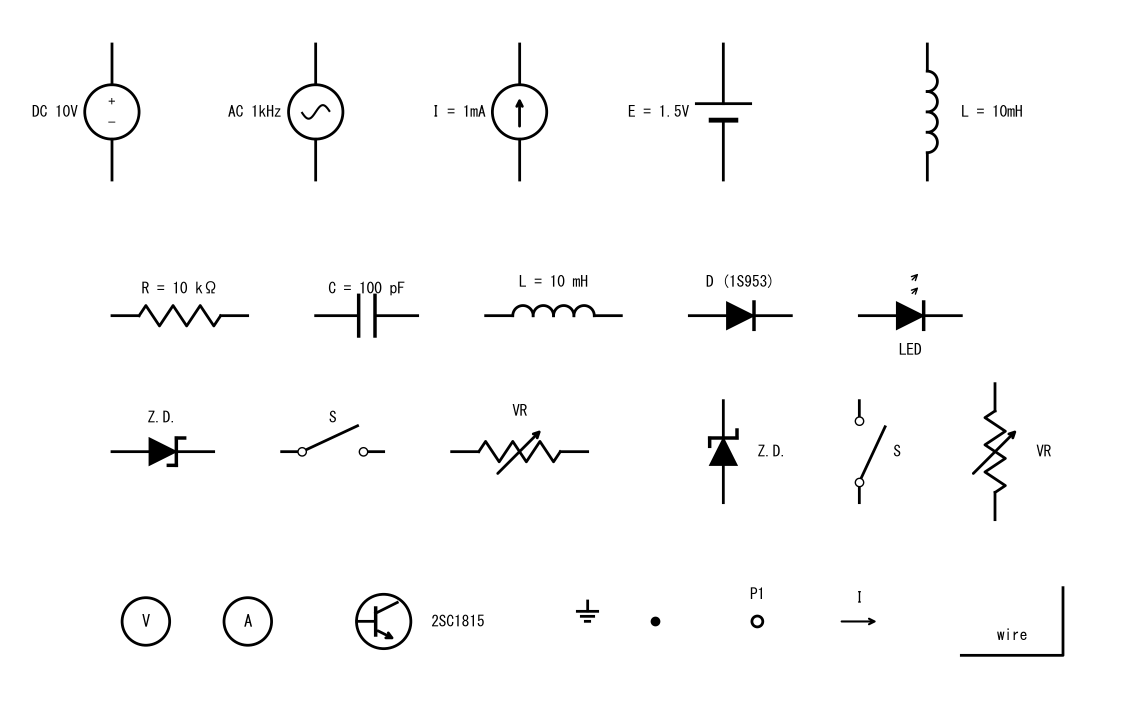
#> input picture skills/report/circuit_lib_test.png, 3423 x 2139 px (shown at 1/3 size)
$ python dedup.py ../../report
#> lines starting #> are read from the running program, lines starting #| are printed output that depends on the picture
"""フレーム間引き（ピクセル差分 dedup）。

crv (claude-real-video) の頭脳だけを移植したもの。板書スクショの列から
「視覚的に新しいフレーム」だけを残す。知覚ハッシュではなく、ダウンスケール
RGB の実ピクセル差分でフレームを比較する（べた塗り・明度だけの変化に強い）。
比較は直近 window 枚の採用フレームに対して行うので、A-B-A の往復
（人物が横切って元の板書に戻る）でも同じ板書を二重採用しない。

用途は2つ:
  1. cdp_seek.split_and_capture_adaptive が「板書が動いた谷間」を判定する頭脳。
  2. 撮り終えたフレームフォルダの後処理（静止区間の重複を _dup/ へ退避）。

削除はしない。重複は out_dir/_dup/ へ移動する（非破壊・元に戻せる）。
PIL が無い環境ではフレームをそのまま素通しする（クラッシュしない）。
"""
from __future__ import annotations
import argparse
import glob
import os
import shutil
import sys
from io import BytesIO
from pathlib import Path

try:
    import numpy as np
except ImportError:  # numpy はこの環境では入っている想定。無ければ pct_diff で明示エラー。
    np = None

# crv 準拠のデフォルト。size=16 の 16x16 に潰し、tol を超える色差の画素割合を diff とする。
SIZE = 16
TOL = 25            # 1画素が「変わった」とみなす色差（チャンネル最大差）
THRESHOLD = 8.0     # この% を超えて画素が変われば「新しいフレーム」= 採用
WINDOW = 4          # 直近何枚の採用フレームと比べるか
MAX_FRAMES = 150    # dedup 後の上限。超えたら時間軸で均等間引き
EXTS = ("png", "jpg", "jpeg")


def _load_rgb(img_source, size: int = SIZE):
    """path でも bytes でも受け取り、(size,size,3) の int16 配列を返す。
    PIL 不在なら None。"""
#> called with img_source = 'skills/report/circuit_lib_test.png', size = 16
    try:
        from PIL import Image
    except ImportError:
        return None
    if isinstance(img_source, (bytes, bytearray)):
        im = Image.open(BytesIO(img_source))
    else:
        im = Image.open(img_source)
#> im is the input picture: PIL image 3423x2139 RGBA; mean R, G, B, A 250.3, 250.3, 250.3, 255
    im = im.convert("RGB").resize((size, size))
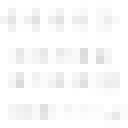
#> im: PIL image 16x16 RGB (shown 8 times larger); min 219, max 255, mean 249.9
    if np is not None:
        return np.asarray(im, dtype=np.int16)
    # numpy 無しフォールバック（遅いが動く）: ネストした list
    px = list(im.getdata())
    return [px[r * size:(r + 1) * size] for r in range(size)]


def frame_sig(path: str, size: int = SIZE):
    """PNG/JPG のパスからダウンスケール RGB 署名を作る。PIL 不在なら None。"""
    return _load_rgb(path, size)


def frame_sig_from_bytes(data: bytes, size: int = SIZE):
    """CDP の captureScreenshot が返す PNG バイト列から署名を作る（ディスク往復不要）。"""
    return _load_rgb(data, size)


def pct_diff(a, b, tol: int = TOL) -> float:
    """2署名間で、色差（RGBチャンネルの最大絶対差）が tol を超える画素の割合(%)。
    a,b が None（PIL不在）なら 100.0（=常に別物扱い）で安全側に倒す。"""
    if a is None or b is None:
        return 100.0
    if np is not None:
        changed = np.abs(a.astype(np.int16) - b.astype(np.int16)).max(axis=2) > tol
        return 100.0 * float(changed.mean())
    # numpy 無しフォールバック
    total = 0
    changed = 0
    for ra, rb in zip(a, b):
        for pa, pb in zip(ra, rb):
            total += 1
            if max(abs(pa[0] - pb[0]), abs(pa[1] - pb[1]), abs(pa[2] - pb[2])) > tol:
                changed += 1
    return 100.0 * changed / total if total else 0.0


def dedup_dir(frames_dir: str, threshold: float = THRESHOLD, window: int = WINDOW,
              max_frames: int = MAX_FRAMES, exts=EXTS, tol: int = TOL,
              dry_run: bool = False, dup_subdir: str = "_dup") -> dict:
    """frames_dir の画像を時系列（ファイル名昇順）で走査し、直近 window 枚の採用
    フレームに対して threshold% 以上変化したものだけ残す。重複は dup_subdir/ へ移動。

    フレーム名は秒数を含む（例 at00123s.png / split10_03_of_10_at0456s.png）ので、
    ファイル名昇順 ≒ 時間昇順。リネームはしない（時刻情報を保つ）。

    返り値: {kept:[...], dropped:[...], records:[...], pil: bool}
    """
    files = []
    for e in exts:
        files.extend(glob.glob(os.path.join(frames_dir, f"*.{e}")))
    files = sorted(set(files))

    try:
        from PIL import Image  # noqa: F401
        pil_ok = True
    except ImportError:
        pil_ok = False
    if not pil_ok or not files:
        # 判定できない → 全部そのまま残す（安全側）
        return {"kept": files, "dropped": [], "records": [], "pil": pil_ok}

    kept: list[str] = []
    recent: list = []      # 直近 window 枚の署名
    records: list[dict] = []
    dup_dir = os.path.join(frames_dir, dup_subdir)

    for f in files:
        sig = frame_sig(f)
        dist = min((pct_diff(sig, k, tol) for k in recent), default=None)
        is_new = dist is None or dist > threshold
#> is_new = True
        rec = {"name": os.path.basename(f), "dist": None if dist is None else round(dist, 2),
               "kept": is_new}
        if is_new:
            kept.append(f)
            recent.append(sig)
            if len(recent) > window:
                recent.pop(0)
        else:
            if not dry_run:
                os.makedirs(dup_dir, exist_ok=True)
                shutil.move(f, os.path.join(dup_dir, os.path.basename(f)))
        records.append(rec)

    dropped = [r["name"] for r in records if not r["kept"]]
#> dropped = []

    # 上限超過なら dedup 後に時間軸で均等間引き（生存フレームを動画全体に散らす）
    if len(kept) > max_frames:
        step = len(kept) / max_frames
        keep_idx = {int(i * step) for i in range(max_frames)}
        survivors = []
        for i, f in enumerate(kept):
            if i in keep_idx:
                survivors.append(f)
            else:
                if not dry_run:
                    os.makedirs(dup_dir, exist_ok=True)
                    shutil.move(f, os.path.join(dup_dir, os.path.basename(f)))
                dropped.append(os.path.basename(f))
                for r in records:
                    if r["name"] == os.path.basename(f):
                        r["kept"] = False
                        r["capped"] = True
        kept = survivors

    return {"kept": kept, "dropped": dropped, "records": records, "pil": True}


def _main(argv=None) -> int:
    ap = argparse.ArgumentParser(
        prog="dedup.py",
        description="フレームフォルダから重複板書を _dup/ へ退避する（crvピクセル差分）")
    ap.add_argument("frames_dir", help="*.png/*.jpg の入ったフォルダ")
    ap.add_argument("--threshold", type=float, default=THRESHOLD,
                    help=f"新フレーム採用の変化率%% (既定 {THRESHOLD})")
    ap.add_argument("--window", type=int, default=WINDOW,
                    help=f"直近何枚と比較するか (既定 {WINDOW})")
    ap.add_argument("--max-frames", type=int, default=MAX_FRAMES,
                    help=f"dedup 後の上限枚数 (既定 {MAX_FRAMES})")
    ap.add_argument("--tol", type=int, default=TOL, help=f"画素変化の色差閾値 (既定 {TOL})")
    ap.add_argument("--dry-run", action="store_true", help="移動せず結果だけ表示")
    a = ap.parse_args(argv)

    d = os.path.abspath(a.frames_dir)
    if not os.path.isdir(d):
        print(f"[!] not a directory: {d}", file=sys.stderr)
        return 2
    res = dedup_dir(d, threshold=a.threshold, window=a.window,
                    max_frames=a.max_frames, tol=a.tol, dry_run=a.dry_run)
#> res = 4 items
    if not res["pil"]:
        print("[!] PIL 不在: 間引きせず全フレームを残しました")
        return 0
    tag = "(dry-run) " if a.dry_run else ""
    print(f"{tag}kept {len(res['kept'])} / dropped {len(res['dropped'])}  in {d}")
#| kept 1 / dropped 0  in skills/report
    for r in res["records"]:
        mark = "keep" if r["kept"] else ("CAP " if r.get("capped") else "dup ")
        print(f"  {mark} {r['name']}  dist={r['dist']}")
#> this loop made 1 pass
#> mark on pass 1: 'keep'
#|   keep circuit_lib_test.png  dist=None
    return 0


if __name__ == "__main__":
    raise SystemExit(_main())
#> (the program exits here)
